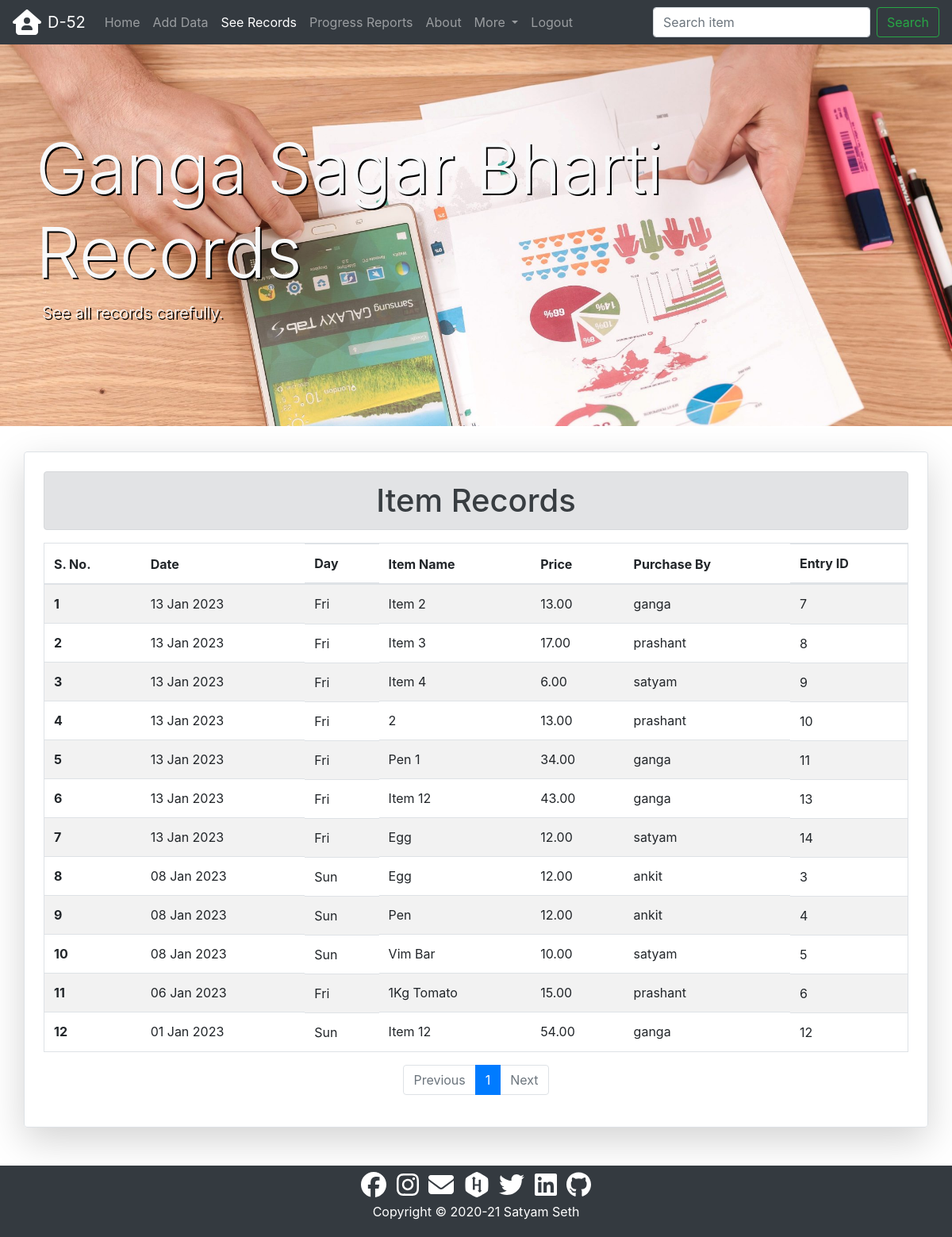
/data/records/ (signed in), run on the app's committed database.
### data/models.py (models this page shows, shortened)
class Record(models.Model):
    item = models.CharField(max_length=50)
    price = models.DecimalField(
        decimal_places=2, max_digits=7, validators=[MinValueValidator(Decimal("0.01"))]
    )
    purchaser = models.ForeignKey(
        User, on_delete=models.CASCADE, related_name="purchaser"
    )
    adder = models.ForeignKey(
        User, on_delete=models.SET_NULL, related_name="adder", null=True
    )
    purchase_date = models.DateField()
    modified_on = models.DateTimeField(auto_now=True)
    created_on = models.DateTimeField(auto_now_add=True)

### data/views.py (the view)
# urls.py: path("records/", views.RecordListView.as_view(), name="records"),
class RecordListView(ListView):
    model = Record
    paginate_by = 20
    paginate_orphans = 10
    ordering = ["-purchase_date"]
    def get_context_data(self, **kwargs: Any) -> Dict[str, Any]:
        context = super().get_context_data(**kwargs)
        context["records_active"] = "active"
        context["records_disabled"] = "disabled"
        return context

### data/templates/data/record_list.html (shortened to what this page needs)
{% extends 'core/base.html' %}
{% load static %}
{% block css %}
<link rel="stylesheet" href="{% static 'data/css/style.css' %}">
{% endblock %}
{% block content %}
<div class="jumbotron jumbotron-fluid records {{user.username}} mt-5">
  <div class="container py-5 text-light">
    <div>
      <h1 class="display-2">{{user.get_full_name|title}} Records</h1>
    </div>
    <div class="lead">
      <p class="pl-2">See all records carefully.</p>
    </div>
  </div>
</div>
<div class="container shadow-lg p-4 mb-5 rounded border">
  <h1 class="text-center alert alert-secondary">Item Records</h1>
  {% if record_list %}
  <div class="table-responsive">
    <table class="table table-hover table-striped border">
      <thead>
        <tr>
          <th scope="col">S. No.</th>
          <th scope="col">Date</th>
          <th scope="col" class="d-none d-sm-block">Day</th>
          <th scope="col">Item Name</th>
          <th scope="col">Price</th>
          <th scope="col">Purchase By</th>
          <th scope="col" class="d-none d-sm-block">Entry ID</th>
        </tr>
      </thead>
      <tbody>
        {% for record in record_list %}
        <tr>
          <th scope="row">{{forloop.counter0|add:page_obj.start_index }}</th>
          <td>{{record.purchase_date|date:"d M Y"}}</td>
          <td class="d-none d-sm-block">{{record.purchase_date|date:"D"}}</td>
          <td>{{record.item|capfirst}}</td>
          <td>{{record.price}}</td>
          <td>{{record.purchaser}}</td>
          <td class="d-none d-sm-block">{{record.id}}</td>
        </tr>
        {% endfor %}
      </tbody>
    </table>
    <div>
      {% include 'core/pagination.html' %}
    </div>
  </div>
  {% else %}
  <h4 class="text-center alert alert-warning">No Records Found</h4>
  {% endif %}
</div>
{% endblock content %}

### data/static/data/css/style.css (style rules this page uses)
.records { background-image: url("../images/records.jpg"); background-color: dimgrey; background-size: cover; height: 100%; text-shadow: 2px 2px black; }

### data on the page
Record: purchase_date "13 Jan 2023", purchase_date "Fri", item "Item 2", price "13.00", purchaser "ganga", id "7"
Record: purchase_date "13 Jan 2023", purchase_date "Fri", item "Item 3", price "17.00", purchaser "prashant", id "8"
Record: purchase_date "13 Jan 2023", purchase_date "Fri", item "Item 4", price "6.00", purchaser "satyam", id "9"
Record: purchase_date "13 Jan 2023", purchase_date "Fri", item "2", price "13.00", purchaser "prashant", id "10"
Record: purchase_date "13 Jan 2023", purchase_date "Fri", item "Pen 1", price "34.00", purchaser "ganga", id "11"
Record: purchase_date "13 Jan 2023", purchase_date "Fri", item "Item 12", price "43.00", purchaser "ganga", id "13"
Record: purchase_date "13 Jan 2023", purchase_date "Fri", item "Egg", price "12.00", purchaser "satyam", id "14"
Record: purchase_date "08 Jan 2023", purchase_date "Sun", item "Egg", price "12.00", purchaser "ankit", id "3"
Record: purchase_date "08 Jan 2023", purchase_date "Sun", item "Pen", price "12.00", purchaser "ankit", id "4"
Record: purchase_date "08 Jan 2023", purchase_date "Sun", item "Vim Bar", price "10.00", purchaser "satyam", id "5"
Record: purchase_date "06 Jan 2023", purchase_date "Fri", item "1Kg Tomato", price "15.00", purchaser "prashant", id "6"
Record: purchase_date "01 Jan 2023", purchase_date "Sun", item "Item 12", price "54.00", purchaser "ganga", id "12"

### other printed values
{{ user.get_full_name|title }} "Ganga Sagar Bharti"
{{ i }} "1"
